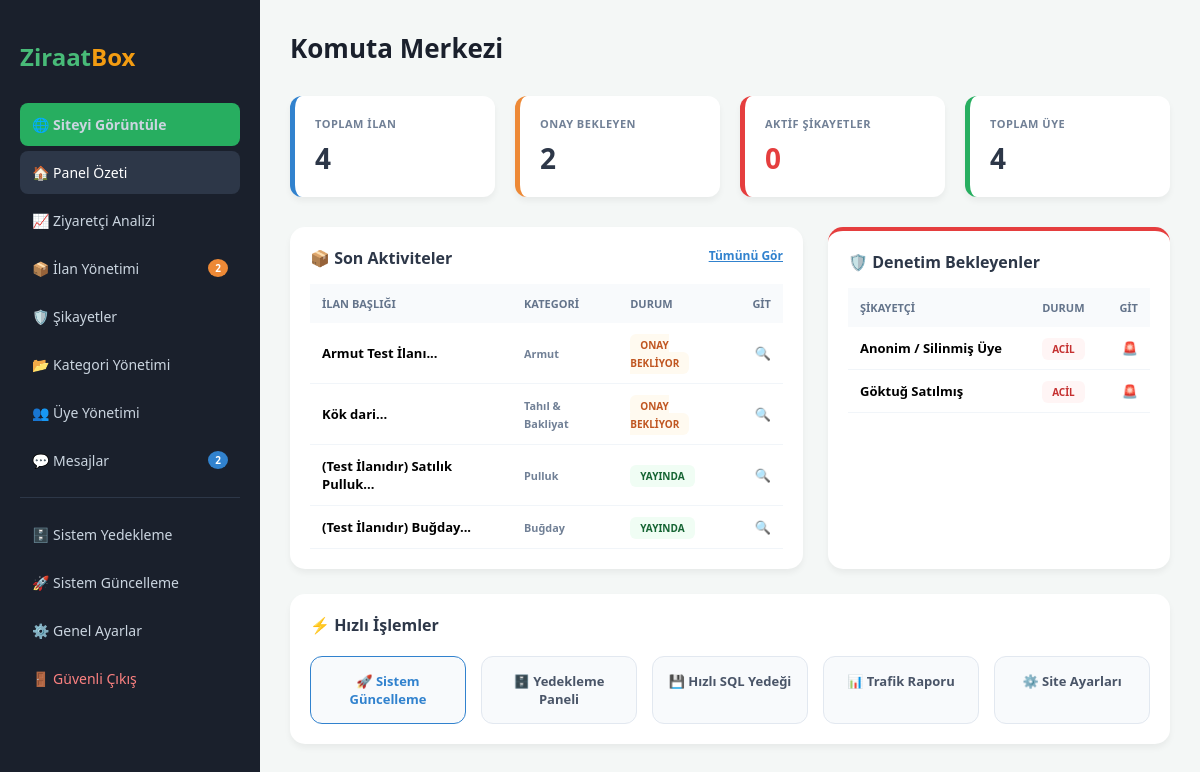
The page /public_html/yonetim/index.php (signed in) on the database its author committed.
### tables this page shows
CREATE TABLE `ilanlar` (
  `id` bigint(20) unsigned NOT NULL AUTO_INCREMENT,
  `ilan_no` bigint(20) unsigned DEFAULT NULL,
  `uye_id` int(10) unsigned NOT NULL,
  `kategori_id` int(10) unsigned NOT NULL,
  `satici_tipi` enum('Uretici','Bayi','Fabrika','Toptanci') NOT NULL DEFAULT 'Uretici',
  `baslik` varchar(255) NOT NULL,
  `slug` varchar(300) NOT NULL,
  `aciklama` mediumtext NOT NULL,
  `fiyat` decimal(12,2) NOT NULL,
  `il` varchar(60) NOT NULL,
  `ilce` varchar(80) NOT NULL,
  `mahalle` varchar(120) DEFAULT NULL,
  `durum` enum('beklemede','aktif','pasif') DEFAULT 'beklemede',
  `kayit_ip` varchar(45) DEFAULT NULL,
  `bitis_tarihi` datetime DEFAULT NULL,
  `created_at` timestamp NULL DEFAULT current_timestamp(),
  `updated_at` timestamp NULL DEFAULT current_timestamp() ON UPDATE current_timestamp(),
  `iletisim_tercihi` enum('hepsi','sadece_telefon','sadece_mesaj') NOT NULL DEFAULT 'hepsi',
  `isim_gizle` tinyint(1) NOT NULL DEFAULT 0,
  `goruntulenme_sayisi` int(11) DEFAULT 0,
  `begeni_sayisi` int(11) DEFAULT 0,
  `ip_adresi` varchar(45) DEFAULT NULL,
  `user_agent` text DEFAULT NULL,
  PRIMARY KEY (`id`),
  UNIQUE KEY `slug` (`slug`),
  UNIQUE KEY `ilan_no` (`ilan_no`),
  KEY `idx_durum_kategori` (`durum`,`kategori_id`),
  KEY `idx_uye_id` (`uye_id`),
  KEY `idx_konum` (`il`,`ilce`)
);

CREATE TABLE `kategoriler` (
  `id` int(10) unsigned NOT NULL AUTO_INCREMENT,
  `ust_id` int(10) unsigned DEFAULT 0,
  `adi` varchar(120) NOT NULL,
  `ikon` varchar(50) DEFAULT NULL,
  `slug` varchar(160) NOT NULL,
  `sira` smallint(6) DEFAULT 0,
  `aktif` tinyint(4) DEFAULT 1,
  `created_at` timestamp NULL DEFAULT current_timestamp(),
  PRIMARY KEY (`id`),
  UNIQUE KEY `slug` (`slug`)
);

CREATE TABLE `sikayetler` (
  `id` bigint(20) unsigned NOT NULL AUTO_INCREMENT,
  `ilan_id` bigint(20) unsigned DEFAULT NULL,
  `sikayetci_id` int(10) unsigned NOT NULL,
  `hedef_uye_id` int(10) unsigned DEFAULT NULL,
  `mesaj` text NOT NULL,
  `durum` enum('beklemede','inceleniyor','kapatildi') DEFAULT 'beklemede',
  `created_at` timestamp NULL DEFAULT current_timestamp(),
  `sonuc_mesaji` text DEFAULT NULL,
  PRIMARY KEY (`id`)
);

CREATE TABLE `uyeler` (
  `id` int(10) unsigned NOT NULL AUTO_INCREMENT,
  `kullanici_adi` varchar(50) NOT NULL,
  `email` varchar(120) NOT NULL,
  `sifre` varchar(255) DEFAULT NULL,
  `yetki` enum('uye','admin') DEFAULT 'uye',
  `isim_gizle` tinyint(1) DEFAULT 0,
  `ad_soyad` varchar(100) DEFAULT NULL,
  `telefon` varchar(20) DEFAULT NULL,
  `il` varchar(50) DEFAULT NULL,
  `ilce` varchar(50) DEFAULT NULL,
  `profil_foto` varchar(255) DEFAULT NULL,
  `puan` decimal(3,1) DEFAULT 5.0,
  `durum` enum('aktif','pasif','banli') DEFAULT 'aktif',
  `created_at` timestamp NULL DEFAULT current_timestamp(),
  `son_giris` datetime DEFAULT NULL,
  `google_id` varchar(255) DEFAULT NULL,
  PRIMARY KEY (`id`),
  UNIQUE KEY `email` (`email`),
  UNIQUE KEY `kullanici_adi` (`kullanici_adi`)
);

### public_html/yonetim/index.php (the view, shortened to what this page needs)
<?php
require_once "../sistem/ayar.php";
$toplam_ilan    = $db->query("SELECT COUNT(*) FROM ilanlar")->fetchColumn();
$onay_bekleyen  = $db->query("SELECT COUNT(*) FROM ilanlar WHERE durum = 'beklemede'")->fetchColumn();
$toplam_uye      = $db->query("SELECT COUNT(*) FROM uyeler WHERE yetki = 'uye'")->fetchColumn();
$yeni_mesaj      = $db->query("SELECT COUNT(*) FROM mesajlar WHERE okundu = 0")->fetchColumn();
$yeni_sikayet    = $db->query("SELECT COUNT(*) FROM sikayetler WHERE durum = 'beklemede'")->fetchColumn();
$son_ilanlar = $db->query("SELECT i.*, k.adi as kat_adi, u.ad_soyad
                           FROM ilanlar i
                           LEFT JOIN kategoriler k ON i.kategori_id = k.id
                           LEFT JOIN uyeler u ON i.uye_id = u.id
                           ORDER BY (i.durum = 'beklemede') DESC, i.id DESC LIMIT 5")->fetchAll();
$son_sikayetler = $db->query("SELECT s.*, u.ad_soyad as sikayetci, i.baslik as ilan_baslik
                              FROM sikayetler s
                              LEFT JOIN uyeler u ON s.sikayetci_id = u.id
                              LEFT JOIN ilanlar i ON s.ilan_id = i.id
                              ORDER BY s.id DESC LIMIT 5")->fetchAll();
?>
<!DOCTYPE html>
<html lang="tr">
<head>
</head>
<body>
<div class="sidebar">
    <h2 style="color: #48bb78; margin-bottom: 30px;">Ziraat<span style="color: #f39c12;">Box</span></h2>
    <a href="../index.php" target="_blank" class="view-site-btn">🌐 Siteyi Görüntüle</a>
    <nav>
        <a href="index.php" class="active">🏠 Panel Özeti</a>
        <a href="ziyaretciler.php">📈 Ziyaretçi Analizi</a>
        <a href="ilanlar.php">📦 İlan Yönetimi <?php if($onay_bekleyen > 0): ?><span class="nav-badge" style="background:var(--admin-orange)"><?php echo $onay_bekleyen; ?></span><?php endif; ?></a>
        <a href="sikayetler.php">🛡️ Şikayetler <?php if($yeni_sikayet > 0): ?><span class="nav-badge"><?php echo $yeni_sikayet; ?></span><?php endif; ?></a>
        <a href="kategoriler.php">📂 Kategori Yönetimi</a>
        <a href="uyeler.php">👥 Üye Yönetimi</a>
        <a href="mesajlar.php">💬 Mesajlar <?php if($yeni_mesaj > 0): ?><span class="nav-badge" style="background:var(--admin-blue)"><?php echo $yeni_mesaj; ?></span><?php endif; ?></a>
        <hr style="border: 0; border-top: 1px solid #2d3748; margin: 15px 0;">
        <a href="yedekleme.php">🗄️ Sistem Yedekleme</a>
        <a href="guncelleme.php">🚀 Sistem Güncelleme</a>
        <a href="ayarlar.php">⚙️ Genel Ayarlar</a>
        <a href="cikis.php" style="color: #fc8181;">🚪 Güvenli Çıkış</a>
    </nav>
</div>
<div class="content">
    <h1 style="margin: 0 0 30px; color: #1a202c; font-size: 26px;">Komuta Merkezi</h1>
    <div class="stats-grid">
        <div class="stat-card" style="border-left-color: var(--admin-blue);">
            <h3>Toplam İlan</h3>
            <div class="number"><?php echo $toplam_ilan; ?></div>
        </div>
        <div class="stat-card" style="border-left-color: var(--admin-orange);">
            <h3>Onay Bekleyen</h3>
            <div class="number"><?php echo $onay_bekleyen; ?></div>
        </div>
        <div class="stat-card" style="border-left-color: var(--admin-red);">
            <h3>Aktif Şikayetler</h3>
            <div class="number" style="color:var(--admin-red)"><?php echo $yeni_sikayet; ?></div>
        </div>
        <div class="stat-card" style="border-left-color: var(--admin-green);">
            <h3>Toplam Üye</h3>
            <div class="number"><?php echo $toplam_uye; ?></div>
        </div>
    </div>
    <div class="dashboard-row">
        <div class="data-card">
            <h3 style="margin: 0; color: #2d3748; font-size: 16px; display: flex; justify-content: space-between;">
                📦 Son Aktiviteler
                <a href="ilanlar.php" style="font-size: 12px; color: var(--admin-blue);">Tümünü Gör</a>
            </h3>
            <table>
                <thead>
                    <tr>
                        <th>İlan Başlığı</th>
                        <th>Kategori</th>
                        <th>Durum</th>
                        <th style="text-align: right;">Git</th>
                    </tr>
                </thead>
                <tbody>
                    <?php foreach($son_ilanlar as $ilan): ?>
                    <tr>
                        <td><strong><?php echo mb_substr(htmlspecialchars($ilan['baslik']),0,35); ?>...</strong></td>
                        <td><small style="color:#718096; font-weight:600;"><?php echo htmlspecialchars($ilan['kat_adi'] ?? 'Genel'); ?></small></td>
                        <td>
                            <span class="badge <?php echo ($ilan['durum'] == 'beklemede') ? 'badge-pending' : 'badge-active'; ?>">
                                <?php echo ($ilan['durum'] == 'beklemede') ? 'ONAY BEKLİYOR' : 'YAYINDA'; ?>
                            </span>
                        </td>
                        <td style="text-align: right;"><a href="ilanlar.php?id=<?php echo $ilan['id']; ?>" style="text-decoration: none;">🔍</a></td>
                    </tr>
                    <?php endforeach; ?>
                </tbody>
            </table>
        </div>
        <div class="data-card" style="border-top: 4px solid var(--admin-red);">
            <h3 style="margin: 0; color: #2d3748; font-size: 16px;">🛡️ Denetim Bekleyenler</h3>
            <table>
                <thead>
                    <tr>
                        <th>Şikayetçi</th>
                        <th>Durum</th>
                        <th style="text-align: right;">Git</th>
                    </tr>
                </thead>
                <tbody>
                    <?php foreach($son_sikayetler as $s): ?>
                    <tr>
                        <td><div style="font-weight:700;"><?php echo htmlspecialchars($s['sikayetci'] ?? 'Anonim / Silinmiş Üye'); ?></div></td>
                        <td><span class="badge badge-red">ACİL</span></td>
                        <td style="text-align: right;"><a href="sikayetler.php" style="text-decoration: none;">🚨</a></td>
                    </tr>
                    <?php endforeach; ?>
                </tbody>
            </table>
        </div>
    </div>
    <div class="data-card" style="margin-top: 25px;">
        <h3 style="margin: 0; color: #2d3748; font-size: 16px;">⚡ Hızlı İşlemler</h3>
        <div class="quick-action-grid">
            <a href="guncelleme.php" class="action-btn" style="border-color:var(--admin-blue); color:var(--admin-blue);">🚀 Sistem Güncelleme</a>
            <a href="yedekleme.php" class="action-btn">🗄️ Yedekleme Paneli</a>
            <a href="islem/yedek-al.php?tip=sql" class="action-btn">💾 Hızlı SQL Yedeği</a>
            <a href="ziyaretciler.php" class="action-btn">📊 Trafik Raporu</a>
            <a href="ayarlar.php" class="action-btn">⚙️ Site Ayarları</a>
        </div>
    </div>
</div>
</body>
</html>

### public_html/yonetim/index.php (style rules this page uses)
:root { --admin-dark: #1a202c; --admin-green: #27ae60; --admin-orange: #ed8936; --admin-blue: #3182ce; --admin-red: #e53e3e; }
body { margin: 0; font-family: 'Segoe UI', sans-serif; background: #f4f7f6; display: flex; }
.sidebar { width: 260px; background: var(--admin-dark); color: #fff; min-height: 100vh; padding: 20px; box-sizing: border-box; position: sticky; top: 0; }
.content { flex: 1; padding: 30px; box-sizing: border-box; }
.view-site-btn { display: flex; align-items: center; justify-content: center; background: var(--admin-green); color: #fff; text-decoration: none; padding: 12px; border-radius: 8px; margin-bottom: 25px; font-weight: 600; font-size: 14px; }
.sidebar a { display: block; color: #cbd5e0; padding: 12px; text-decoration: none; border-radius: 8px; margin-bottom: 5px; transition: 0.3s; font-size: 14px; }
.sidebar a:hover, .sidebar a.active { background: #2d3748; color: #fff; }
.nav-badge { background: var(--admin-red); color: white; padding: 2px 7px; border-radius: 50%; font-size: 10px; float: right; font-weight: 800; }
.stats-grid { display: grid; grid-template-columns: repeat(auto-fit, minmax(200px, 1fr)); gap: 20px; margin-bottom: 30px; }
.stat-card { background: #fff; padding: 20px; border-radius: 12px; box-shadow: 0 4px 6px rgba(0,0,0,0.05); border-left: 5px solid #4a90e2; }
.stat-card h3 { margin: 0; font-size: 11px; color: #718096; text-transform: uppercase; letter-spacing: 0.5px; }
.stat-card .number { font-size: 28px; font-weight: 800; color: #2d3748; margin-top: 8px; }
.dashboard-row { display: grid; grid-template-columns: 1.5fr 1fr; gap: 25px; margin-bottom: 25px; }
.data-card { background: #fff; padding: 20px; border-radius: 15px; box-shadow: 0 4px 6px rgba(0,0,0,0.05); }
table { width: 100%; border-collapse: collapse; margin-top: 15px; }
th { text-align: left; padding: 12px; background: #f8fafc; color: #64748b; font-size: 11px; text-transform: uppercase; }
td { padding: 12px; border-bottom: 1px solid #f1f5f9; font-size: 13px; }
.badge { padding: 4px 10px; border-radius: 6px; font-size: 10px; font-weight: 800; }
.badge-pending { background: #fffaf0; color: #c05621; }
.badge-active { background: #f0fdf4; color: #166534; }
.badge-red { background: #fff5f5; color: #c53030; }
.quick-action-grid { display: grid; grid-template-columns: repeat(auto-fit, minmax(150px, 1fr)); gap: 15px; margin-top: 20px; }
.action-btn { background: #f8fafc; border: 1px solid #e2e8f0; padding: 15px; border-radius: 12px; text-align: center; text-decoration: none; color: #4a5568; font-weight: 700; font-size: 13px; transition: 0.2s; }

### rows shown on the page
ilanlar: baslik "Armut Test İlanı", kategoriler.adi "Armut", durum "ONAY BEKLİYOR"
ilanlar: baslik "Kök dari", kategoriler.adi "Tahıl & Bakliyat", durum "ONAY BEKLİYOR"
ilanlar: baslik "(Test İlanıdır) Satılık Pulluk", kategoriler.adi "Pulluk", durum "YAYINDA"
ilanlar: baslik "(Test İlanıdır) Buğday", kategoriler.adi "Buğday", durum "YAYINDA"
sikayetler: sikayetci "Anonim / Silinmiş Üye"
sikayetler: uyeler.ad_soyad "Göktuğ Satılmış"

### other values the page prints
$onay_bekleyen "2"
$yeni_mesaj "2"
$toplam_ilan "4"
$yeni_sikayet "0"
$toplam_uye "4"
